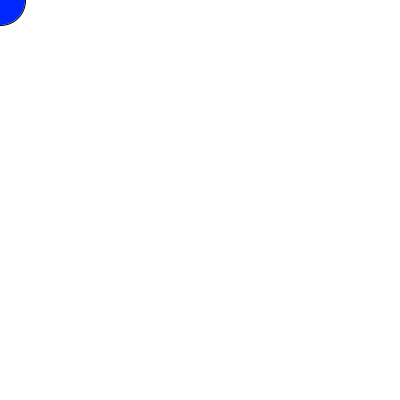
Frame 1 (no input)
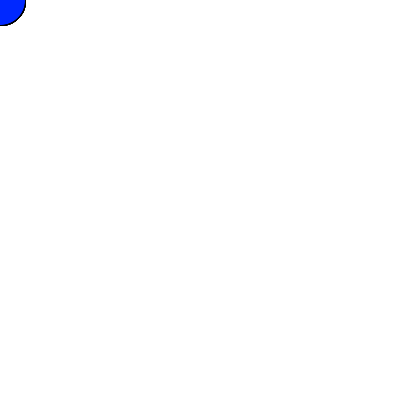
Frame 60 (the mouse pressed at the canvas centre just before this capture)
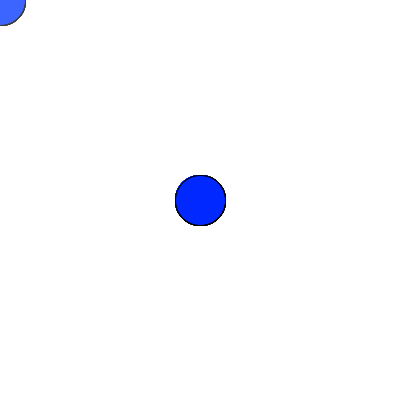
Frame 120 (the mouse held since frame 60 and released just before this capture)

The Processing sketch that drew these frames (run headless with seeded random() and noise(); from frame 60 on, the mouse is pressed at the canvas centre):

// Processing sketch: fadingCircle
// ── fadingCircle.pde
void setup(){
  size(400,400);
  ellipseMode(CENTER);
  background(255);
}



void draw() {
  fill(255,1);
  noStroke();
  rect(0,0,width,height);
  stroke(0);
  fill(0,40,255);
  ellipse(mouseX,mouseY, 50,50);
}
